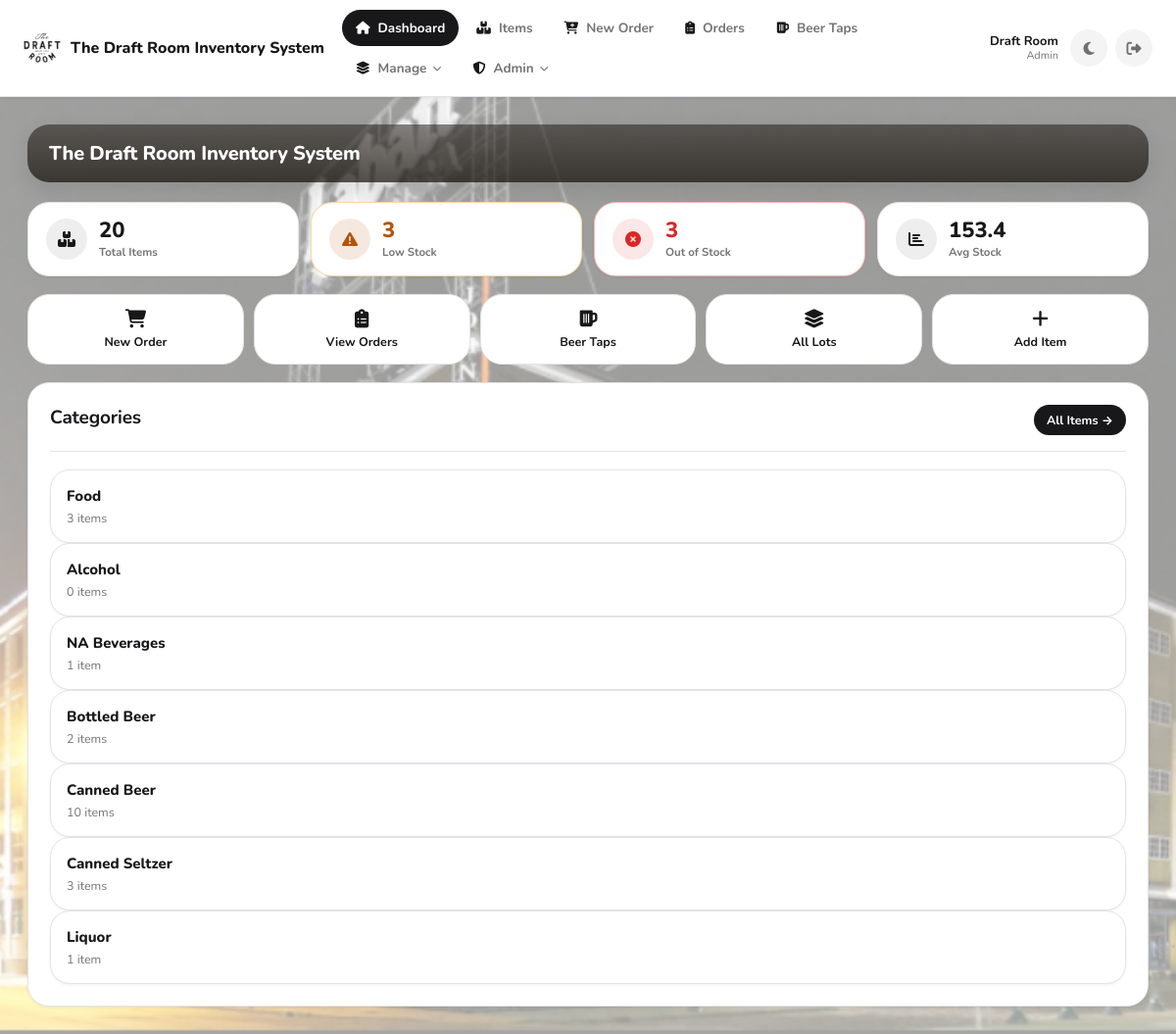
The page / (signed in) on the database its author committed.
### app.py (models this page shows, shortened)
class User(db.Model):
    __tablename__ = "users"
    id = db.Column(db.Integer, primary_key=True)
    username = db.Column(db.String(80), unique=True, nullable=False)
    first_name = db.Column(db.String(80), nullable=True)
    last_name = db.Column(db.String(80), nullable=True)
    password_hash = db.Column(db.String(255), nullable=False)
    role = db.Column(db.String(20), nullable=False, default="staff")  # Backward compatibility
    role_id = db.Column(db.Integer, db.ForeignKey('roles.id'), nullable=True)  # New: reference to Role
    is_active = db.Column(db.Boolean, nullable=False, default=True)
    created_at = db.Column(db.DateTime, nullable=False, default=utcnow)
    role_obj = db.relationship('Role', backref='users')
    def display_name(self) -> str:
        full = f"{(self.first_name or '').strip()} {(self.last_name or '').strip()}".strip()
        return full if full else self.username
    def get_role_name(self):
        if self.role_obj:
            return self.role_obj.name
        return self.role

### app.py (the view)
@app.get("/")
def dashboard():
    guard = require_view_access()
    if guard:
        return guard
    counts = db.session.query(Item.category, func.count(Item.id)).group_by(Item.category).all()
    counts_map = {c: int(n) for (c, n) in counts}
    categories = [{"name": cat, "count": counts_map.get(cat, 0)} for cat in CATEGORY_ORDER]
    extras = sorted([c for c in counts_map.keys() if c not in CATEGORY_ORDER])
    for cat in extras:
        categories.append({"name": cat, "count": counts_map.get(cat, 0)})
    total_items = Item.query.count()
    low_stock_items = Item.query.filter(Item.on_hand_count < 5).count()
    items_needing_order = Item.query.filter(Item.on_hand_count == 0).count()
    average_stock = db.session.query(func.avg(Item.on_hand_count)).scalar() or 0
    order_analytics = {
        "total_items": total_items,
        "low_stock": low_stock_items,
        "out_of_stock": items_needing_order,
        "avg_stock": round(float(average_stock), 1)
    }
    return render_template("dashboard.html", categories=categories, order_analytics=order_analytics)

### app.py (called while the page is built)
@app.after_request
def add_security_headers_response(response):
    response.headers["X-Frame-Options"] = "SAMEORIGIN"
    response.headers["X-XSS-Protection"] = "1; mode=block"
    response.headers["X-Content-Type-Options"] = "nosniff"
    response.headers["Content-Security-Policy"] = (
        "default-src 'self'; "
        "script-src 'self' 'unsafe-inline' https://cdnjs.cloudflare.com; "
        "style-src 'self' 'unsafe-inline' https://cdnjs.cloudflare.com; "
        "font-src 'self' https://cdnjs.cloudflare.com; "
        "img-src 'self' data:; "
        "connect-src 'self'; "
        "frame-ancestors 'self'"
    )
    response.headers["Referrer-Policy"] = "strict-origin-when-cross-origin"
    response.headers["Permissions-Policy"] = (
        "geolocation=(), "
        "microphone=(), "
        "camera=(), "
        "payment=()"
    )
    return response

def utcnow() -> datetime:
    return datetime.now(timezone.utc)

def current_user() -> Optional["User"]:
    uid = session.get("user_id")
    if not uid:
        return None
    try:
        return User.query.get(int(uid))
    except Exception:
        return None

def current_user_role() -> str:
    if session.get("break_glass_admin") is True:
        return "admin"
    u = current_user()
    if not u:
        return ""
    return (u.role or "").lower()

def is_logged_in() -> bool:
    return (session.get("break_glass_admin") is True) or (session.get("user_id") is not None)

def can_manage_users() -> bool:
    u = current_user()
    if not u:
        return False
    if session.get("break_glass_admin") is True:
        return True
    if u.role_id:
        role = Role.query.get(u.role_id)
        if role and role.is_admin:
            return True
    if u.role == "admin":
        return True
    return False

def can_edit_inventory() -> bool:
    if session.get("break_glass_admin") is True:
        return True
    u = current_user()
    if not u:
        return False
    if u.role_id:
        role = Role.query.get(u.role_id)
        if role and role.has_permission("can_edit_items"):
            return True
    if u.role == "admin":
        return True
    return False

def require_view_access():
    if not is_logged_in():
        return redirect("/login")
    if session.get("break_glass_admin") is True:
        return None
    if not can_view_inventory():
        session.clear()
        flash("Access denied.", "error")
        return redirect("/login")
    return None

### templates/dashboard.html
{% extends "base.html" %}
{% block content %}
<div class="hero-banner">
  <div class="hero-banner-inner">
    <h1>The Draft Room Inventory System</h1>
  </div>
</div>
<div class="dash-stats">
  <div class="dash-stat">
    <div class="dash-stat-icon"><i class="fas fa-boxes"></i></div>
    <div>
      <div class="dash-stat-val">{{ order_analytics.total_items }}</div>
      <div class="dash-stat-lbl">Total Items</div>
    </div>
  </div>
  <a href="/order" class="dash-stat {% if order_analytics.low_stock > 0 %}dash-stat-warn{% endif %}">
    <div class="dash-stat-icon"><i class="fas fa-exclamation-triangle"></i></div>
    <div>
      <div class="dash-stat-val">{{ order_analytics.low_stock }}</div>
      <div class="dash-stat-lbl">Low Stock</div>
    </div>
  </a>
  <a href="/order" class="dash-stat {% if order_analytics.out_of_stock > 0 %}dash-stat-danger{% endif %}">
    <div class="dash-stat-icon"><i class="fas fa-times-circle"></i></div>
    <div>
      <div class="dash-stat-val">{{ order_analytics.out_of_stock }}</div>
      <div class="dash-stat-lbl">Out of Stock</div>
    </div>
  </a>
  <div class="dash-stat">
    <div class="dash-stat-icon"><i class="fas fa-chart-bar"></i></div>
    <div>
      <div class="dash-stat-val">{{ order_analytics.avg_stock }}</div>
      <div class="dash-stat-lbl">Avg Stock</div>
    </div>
  </div>
</div>
<div class="quick-actions">
  <a href="/order" class="quick-btn">
    <i class="fas fa-shopping-cart"></i>
    <span>New Order</span>
  </a>
  <a href="/orders" class="quick-btn">
    <i class="fas fa-clipboard-list"></i>
    <span>View Orders</span>
  </a>
  <a href="/beers/dashboard" class="quick-btn">
    <i class="fas fa-beer"></i>
    <span>Beer Taps</span>
  </a>
  <a href="/lots" class="quick-btn">
    <i class="fas fa-layer-group"></i>
    <span>All Lots</span>
  </a>
  {% if can_edit_inventory %}
  <a href="/items/new" class="quick-btn">
    <i class="fas fa-plus"></i>
    <span>Add Item</span>
  </a>
  {% endif %}
</div>
<section class="card">
  <div class="cardhead">
    <h2>Categories</h2>
    <a class="btn small" href="/items">All Items →</a>
  </div>
  <div class="grid3">
    {% for c in categories %}
      <a class="tile" href="/category/{{ c.name }}">
        <div class="tile-title">{{ c.name }}</div>
        <div class="tile-sub">{{ c.count }} item{{ 's' if c.count != 1 else '' }}</div>
      </a>
    {% else %}
      <p class="muted">No categories yet. <a href="/items/new">Add your first item.</a></p>
    {% endfor %}
  </div>
</section>
{% endblock %}

### templates/base.html (shortened to what this page needs)
<!DOCTYPE html>
<html lang="en">
<head>
  <link rel="stylesheet" href="/static/style.css?v={{ asset_v }}">
  <link rel="stylesheet" href="https://cdnjs.cloudflare.com/ajax/libs/font-awesome/6.4.0/css/all.min.css">
</head>
<body class="app-body">
  <header class="navbar">
    <div class="navbar-inner">
      <a href="/" class="navbar-brand">
        <img src="{{ url_for('static', filename='favicon-96x96.png') }}" alt="The Draft Room" class="navbar-logo">
        <span>The Draft Room Inventory System</span>
      </a>
      <nav class="navbar-nav">
        <a href="/" class="navlink2 {% if request.path == '/' %}active{% endif %}">
          <i class="fas fa-house"></i><span>Dashboard</span>
        </a>
        <a href="/items" class="navlink2 {% if request.path.startswith('/items') or request.path.startswith('/category') %}active{% endif %}">
          <i class="fas fa-boxes-stacked"></i><span>Items</span>
        </a>
        <a href="/order" class="navlink2 {% if request.path == '/order' %}active{% endif %}">
          <i class="fas fa-cart-plus"></i><span>New Order</span>
        </a>
        <a href="/orders" class="navlink2 {% if request.path.startswith('/orders') or (request.path.startswith('/order/') and request.path != '/order') %}active{% endif %}">
          <i class="fas fa-clipboard-list"></i><span>Orders</span>
        </a>
        <a href="/beers/dashboard" class="navlink2 {% if '/beers' in request.path %}active{% endif %}">
          <i class="fas fa-beer-mug-empty"></i><span>Beer Taps</span>
        </a>
        {% if can_edit_inventory %}
        <div class="navdd">
          <button type="button" class="navlink2 navdd-toggle {% if request.path.startswith('/suppliers') or request.path.startswith('/users') or request.path.startswith('/settings') %}active{% endif %}">
            <i class="fas fa-layer-group"></i><span>Manage</span><i class="fas fa-chevron-down navdd-caret"></i>
          </button>
        </div>
        {% endif %}
        {% if can_manage_users %}
        <div class="navdd">
          <button type="button" class="navlink2 navdd-toggle {% if request.path.startswith('/audit') or request.path.startswith('/admin/roles') %}active{% endif %}">
            <i class="fas fa-shield-halved"></i><span>Admin</span><i class="fas fa-chevron-down navdd-caret"></i>
          </button>
        </div>
        {% endif %}
      </nav>
      <div class="navbar-actions">
        {% if current_user %}
        <div class="navbar-user">
          <span class="navbar-user-name">
            {% if current_user.first_name or current_user.last_name %}
              {{ current_user.first_name }} {{ current_user.last_name }}
            {% else %}
              {{ current_user.username }}
            {% endif %}
          </span>
          <span class="navbar-user-role">{{ auth_role_name.title() if auth_role_name else 'User' }}</span>
        </div>
        {% endif %}
        <button class="theme-toggle" id="themeToggle" title="Toggle light/dark theme">
        </button>
        <a href="/logout" class="logout-btn" title="Logout">
          <i class="fas fa-sign-out-alt"></i>
        </a>
      </div>
    </div>
  </header>
  <main class="main-content">
    <div class="page-content">
      {% block content %}{% endblock %}
    </div>
  </main>
</body>
</html>

### rows shown on the page
User: first_name "Draft", last_name "Room", role "Admin"

### other values the page prints
{{ order_analytics.total_items }} "20"
{{ order_analytics.low_stock }} "3"
{{ order_analytics.out_of_stock }} "3"
{{ order_analytics.avg_stock }} "153.4"
{{ c.name }} "Food" "Alcohol" "NA Beverages" "Bottled Beer" "Canned Beer" "Canned Seltzer" "Liquor"
{{ c.count }} "3" "0" "1" "2" "10" "3" "1"
{{ 's' if c.count != 1 else '' }} "s" "s" "s" "s" "s"
